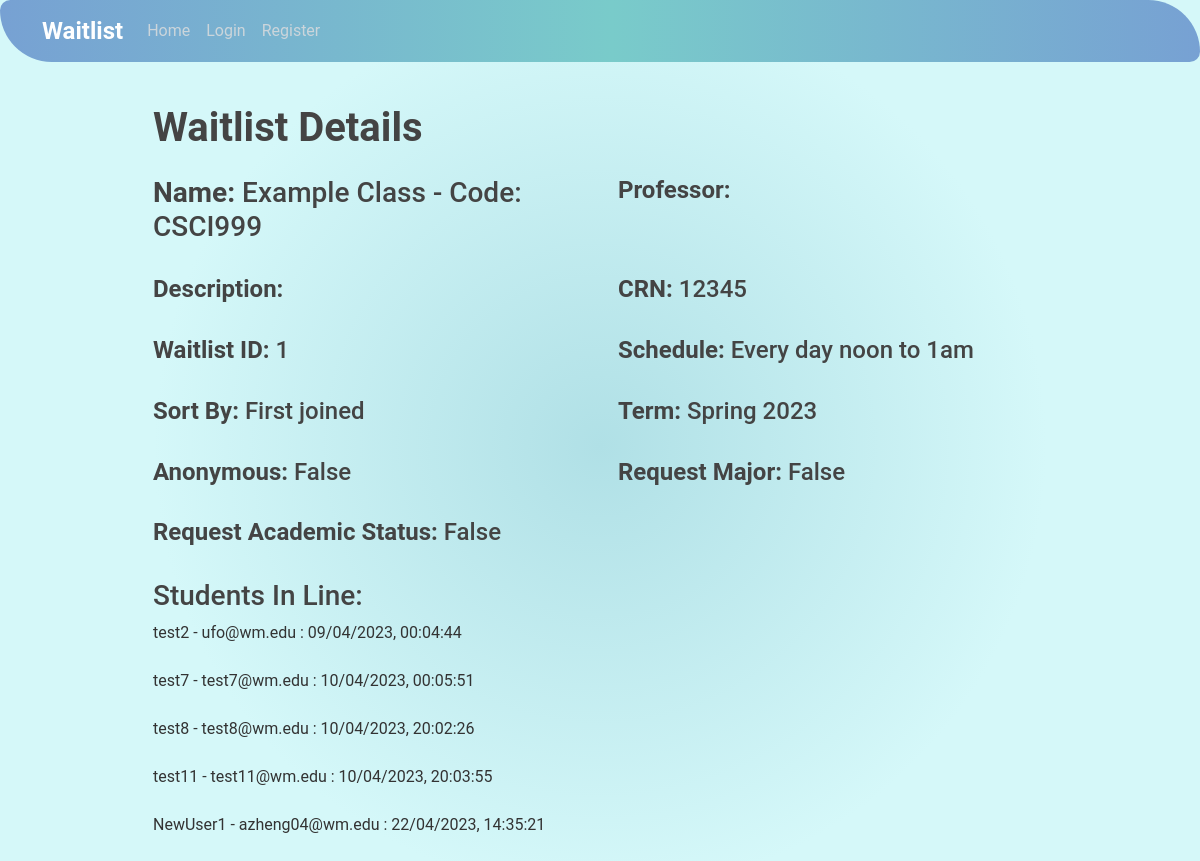
/studenthome/1/detail/, run on the app's committed database.
### studentview/models.py (models this page shows, shortened)
class ClassWaitlist(models.Model):
    className = models.CharField(max_length=200, name="className", verbose_name='Class Name')
    classDescription = models.TextField(verbose_name='Description', default=' ')
    classCode = models.CharField(max_length=200, verbose_name='Class Code')
    crn = models.IntegerField(default=0, verbose_name='CRN')
    schedule = models.CharField(max_length=200, verbose_name='Schedule')
    sortType = models.CharField(max_length=200, verbose_name='Sort Type')
    term = models.CharField(max_length=200, verbose_name='Term')
    professor = models.ForeignKey(User, on_delete=models.CASCADE)
    date_added = models.DateTimeField("date published")
    closed = models.BooleanField(default=False)  # Add this line
    anonymous_waitlist = models.BooleanField(default=False, verbose_name='Anonymous Waitlist')
    request_academic_status = models.BooleanField(default=False, verbose_name='Request Academic Status')
    request_major = models.BooleanField(default=False, verbose_name='Request Major')
    request_msg = models.BooleanField(default=False, verbose_name='Request Message')
    archived = models.BooleanField(default=False, verbose_name="Archived")

class StudentTicket(models.Model):
    class_waitlist = models.ForeignKey(ClassWaitlist, on_delete=models.CASCADE)
    date_joined = models.DateTimeField("date joined")
    student = models.ForeignKey(User, on_delete=models.CASCADE)
    position = models.IntegerField(default=0)  # Add this line
    waitlist_status = models.CharField(max_length=1, default="p") #a = accept r = reject p = pending
    student_academic_status = models.CharField(max_length=20, verbose_name='Academic Status', default = '')
    student_major = models.CharField(max_length=100, verbose_name='Major', default='')
    msg = models.CharField(max_length=200, verbose_name='Message for Professor', default='')
    def __str__(self):
        return_msg = str(self.student) + " - " + str(self.student.email)
        if self.student_major != '':
            return_msg += " - " + str(self.student_major) + " Major"
        if self.student_academic_status != '':
            return_msg += " - " + str(self.student_academic_status)
        return return_msg + ' : ' + str(self.date_joined.strftime("%d/%m/%Y, %H:%M:%S"))

### studentview/views.py (the view)
# urls.py: path("<int:pk>/detail/", views.DetailView.as_view(), name='detail'),
class DetailView(generic.DetailView):
    model = ClassWaitlist
    template_name = 'studentview/detail.html'
    def get_context_data(self, **kwargs):
        context = super().get_context_data(**kwargs)
        context['isProfessor'] = self.request.user.groups.filter(name='Professor').exists()
        context['ownsClass'] = self.request.user.id == kwargs['object'].professor.pk
        context['anonymous_waitlist'] = kwargs['object'].anonymous_waitlist
        return context

### studentview/templates/studentview/detail.html (shortened to what this page needs)
{% extends "studentview/base.html" %}
{% block content %}
<div class="container" style="padding: 40px;">
    <h1><b>Waitlist Details</b></h1>
    <div class="row mt-4">
        <div class="col-md-6">
            <h3><b>Name:</b> {{ classwaitlist.className }} - Code: {{ classwaitlist.classCode }}</h3>
        </div>
        <div class="col-md-6">
            <h4><b>Professor:</b> {{ classwaitlist.professor.first_name }} {{ classwaitlist.professor.last_name }} </h4>
        </div>
    </div>
    <div class="row mt-4">
        <div class="col-md-6">
            <h4><b>Description:</b> {{ classwaitlist.classDescription }}</h4>
        </div>
        <div class="col-md-6">
            <h4><b>CRN:</b> {{ classwaitlist.crn }}</h4>
        </div>
    </div>
    <div class="row mt-4">
        <div class="col-md-6">
            <h4><b>Waitlist ID:</b> {{ classwaitlist.id }}</h4>
        </div>
        <div class="col-md-6">
            <h4><b>Schedule:</b> {{ classwaitlist.schedule }}</h4>
        </div>
    </div>
    <div class="row mt-4">
        <div class="col-md-6">
            <h4><b>Sort By:</b> {{ classwaitlist.sortType }}</h4>
        </div>
        <div class="col-md-6">
            <h4><b>Term:</b> {{ classwaitlist.term }}</h4>
        </div>
    </div>
    <div class="row mt-4">
        <div class="col-md-6">
            <h4><b>Anonymous:</b> {{ classwaitlist.anonymous_waitlist }}</h4>
        </div>
        <div class="col-md-6">
            <h4><b>Request Major:</b> {{ classwaitlist.request_major }}</h4>
        </div>
    </div>
    <div class="row mt-4">
        <div class="col-md-6">
            <h4><b>Request Academic Status:</b> {{ classwaitlist.request_academic_status }}</h4>
        </div>
    </div>
    <h3 class="mt-4">Students In Line:</h3>
        {% for studentticket in classwaitlist.studentticket_set.all|dictsort:"position" %}
        <div class="row mt-2">
            <div class="col-md-12">
                <p>
                    {% if classwaitlist.anonymous_waitlist and not isProfessor and studentticket.student != user %}
                        Anonymous Student: {{studentticket.date_joined|date:"d/m/Y, H:i:s"}}
                    {% else %}
                        {{ studentticket }}
                    {% endif %}
                </p>
            </div>
        </div>
    {% endfor %}
    </div>
    {% endblock content %}

### studentview/static/studentview/main.css (style rules this page uses)
:root { --banner-gradient-1: #5100e7; --banner-gradient-2: #3b4a5a; }
html, body { height: 100%; display: flex; flex-direction: column; font-family: 'Roboto', sans-serif; }
body { background: radial-gradient(circle closest-side, #B0E0E6, #d5f8f9); color: #333333; margin-top: 4rem; overflow-x: hidden; }
h1, h2, h3, h4, h5, h6 { color: #444444; font-weight: 500; }

### studentview/templates/studentview/base.html (style rules this page uses)
body { animation: fadeIn 0.2s ease-out 1 both; }

### data on the page
ClassWaitlist: className "Example Class", classCode "CSCI999", crn "12345", id "1", schedule "Every day noon to 1am", sortType "First joined", term "Spring 2023", anonymous_waitlist "False", request_major "False", request_academic_status "False"
StudentTicket: student+student_major+student_academic_status "test2 - ufo@wm.edu : 09/04/2023, 00:04:44"
StudentTicket: student+student_major+student_academic_status "test7 - test7@wm.edu : 10/04/2023, 00:05:51"
StudentTicket: student+student_major+student_academic_status "test8 - test8@wm.edu : 10/04/2023, 20:02:26"
StudentTicket: student+student_major+student_academic_status "test11 - test11@wm.edu : 10/04/2023, 20:03:55"
StudentTicket: student+student_major+student_academic_status "NewUser1 - azheng04@wm.edu : 22/04/2023, 14:35:21"
